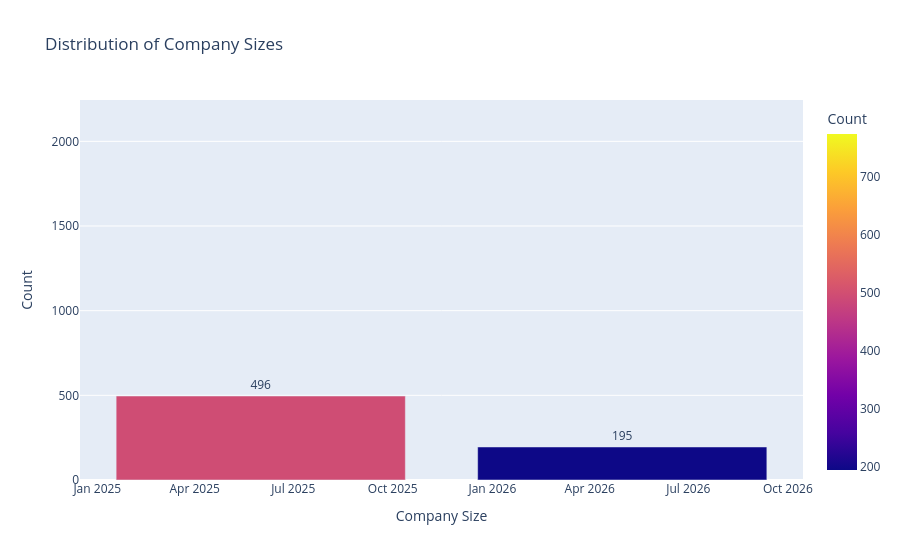

Notebook source saved alongside this figure:
### Markdown cell above
## Company Size Distribution

Company size influences workplace culture, organizational policies, and access to employee support programs.

Analyzing company size provides valuable context for later workplace analyses.

### Code cell
company = (
    df["no_employees"]
      .value_counts()
      .reset_index()
)

company.columns = ["Company Size", "Count"]

fig = px.bar(
    company,
    x="Company Size",
    y="Count",
    color="Count",
    text="Count",
    title="Distribution of Company Sizes"
)

fig.update_traces(textposition="outside")

fig.show()

### Figure 1 — Plotly figure (JSON) as saved in the notebook; plotly's stock layout.template omitted (floating-point values rounded to 4 significant figures)
{"data": [{"hovertemplate": "Company Size=%{x}<br>Count=%{marker.color}<extra></extra>", "legendgroup": "", "marker": {"color": [774, 586, 577, 496, 195, 195], "coloraxis": "coloraxis", "pattern": {"shape": ""}}, "name": "", "orientation": "v", "showlegend": false, "text": [774.0, 586.0, 577.0, 496.0, 195.0, 195.0], "textposition": "outside", "type": "bar", "x": ["More than 1000", "100-500", "26-100", "2025-06-01 00:00:00", "2026-05-01 00:00:00", "500-1000"], "xaxis": "x", "y": [774, 586, 577, 496, 195, 195], "yaxis": "y"}], "layout": {"barmode": "relative", "coloraxis": {"colorbar": {"title": {"text": "Count"}}, "colorscale": [[0, "#0d0887"], [0.1111, "#46039f"], [0.2222, "#7201a8"], [0.3333, "#9c179e"], [0.4444, "#bd3786"], [0.5556, "#d8576b"], [0.6667, "#ed7953"], [0.7778, "#fb9f3a"], [0.8889, "#fdca26"], [1, "#f0f921"]]}, "legend": {"tracegroupgap": 0}, "title": {"text": "Distribution of Company Sizes"}, "xaxis": {"anchor": "y", "domain": [0, 1], "title": {"text": "Company Size"}}, "yaxis": {"anchor": "x", "domain": [0, 1], "title": {"text": "Count"}}}}
